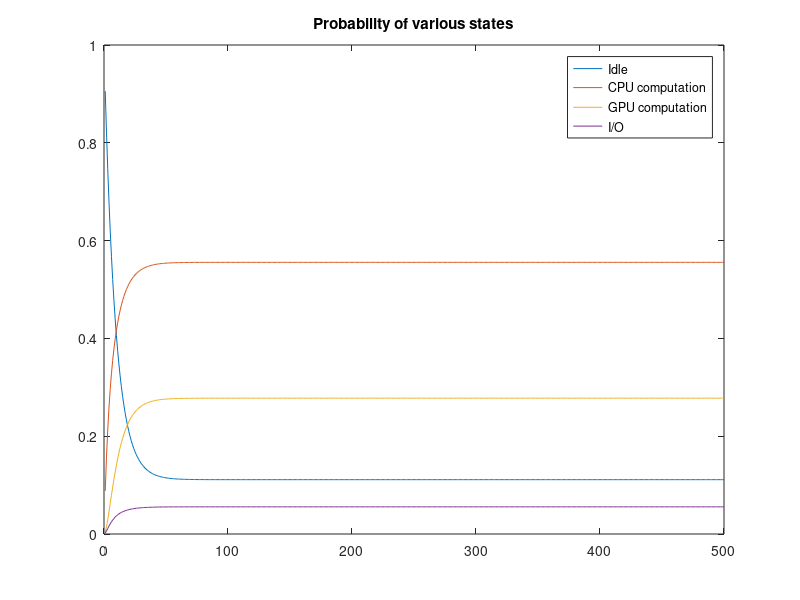
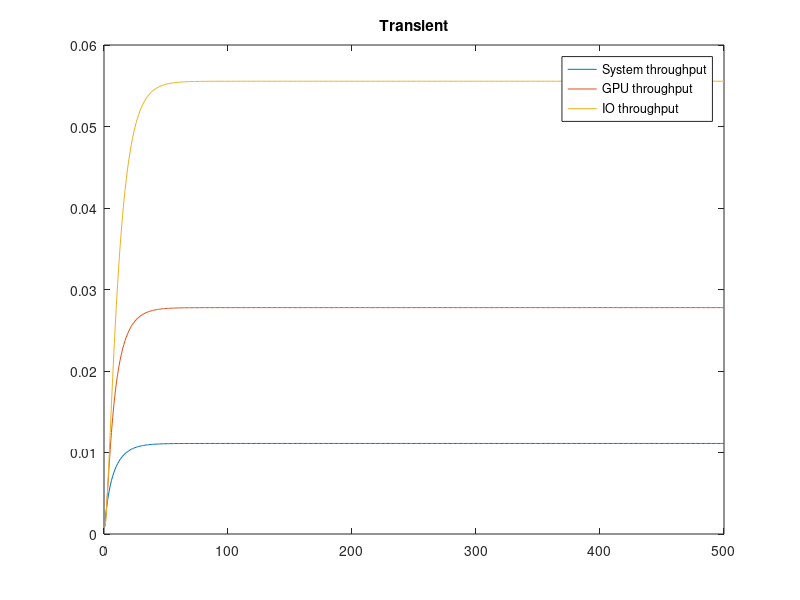
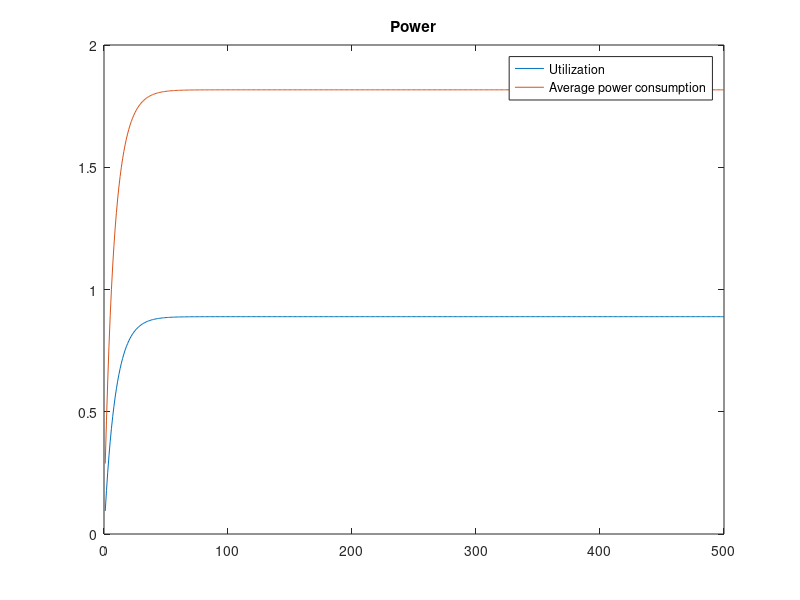

MATLAB code to generate these figures, in order: (Note: this script raises an error after producing the figures.)
%% Exercise
clc, clear

energyIdle = 0.1;
energyCPU = 2;
energyIO = 0.5;
energyGPU = 10;

newJob = 1/10;
returnIdle = 1/50;
goingIO = 1/10;
returnCPUFromIO = 1/5;
goingGPU = 1/20;
returnCPUFromGPU = 1/2;

Q = [-newJob, newJob, 0, 0;
    returnIdle, -returnIdle - goingIO - goingGPU, goingIO, goingGPU;
    0, returnCPUFromIO, -returnCPUFromIO, 0;
    0, returnCPUFromGPU, 0, -returnCPUFromGPU];

systemThroughput = [0, 0, 0, 0;
                    1, 0, 0, 0;
                    0, 0, 0, 0;
                    0, 0, 0, 0];

GPUThroughput = [0, 0, 0, 0;
                 0, 0, 0, 0;
                 0, 0, 0, 0;
                 0, 1, 0, 0];

IOThroughput = [0, 0, 0, 0;
                0, 0, 0, 0;
                0, 1, 0, 0;
                0, 0, 0, 0];

pi0 = [1, 0, 0, 0];

Tmax = 500;

j = 1;
for i = 1:Tmax
    t(j,1) = i;
    pit(j,:) = pi0 * expm(Q * i);

    troughputSystem(j,1) = 0;

    for ii = 1:4
        for jj = 1:4
            if ii ~= jj
                troughputSystem(j,1) = troughputSystem(j,1) + pit(j,ii) * Q(ii,jj) * systemThroughput(ii, jj);
            end
        end
    end

    troughputGPU(j,1) = 0;
    
    for ii = 1:4
        for jj = 1:4
            if ii ~= jj
                troughputGPU(j,1) = troughputGPU(j,1) + pit(j,ii) * Q(ii,jj) * GPUThroughput(ii, jj);
            end
        end
    end

    troughputIO(j,1) = 0;

    for ii = 1:4
        for jj = 1:4
            if ii ~= jj
                troughputIO(j,1) = troughputIO(j,1) + pit(j,ii) * Q(ii,jj) * IOThroughput(ii, jj);
            end
        end
    end
    j = j + 1;
end



QCheck = [ones(4,1), Q(:, 2:4)];

u = [1, 0, 0, 0];

pis = u * inv(QCheck);



figure
plot(t, pit, "-");
legend("Idle", "CPU computation", "GPU computation", "I/O");
title("Probability of various states");

figure
plot(t, troughputSystem, "-", t, troughputGPU, "-", t, troughputIO, "-");
legend("System throughput", "GPU throughput", "IO throughput");
title("Transient");



alphaUtilization = [0, 1, 1, 1];
powerUtilizationTransient = pit * alphaUtilization';
powerUtilizationSteady = max(pit * alphaUtilization');

alphaPowerConsumption = [energyIdle, energyCPU, energyIO, energyGPU];
averagePowerConsumptionTransient = pit * alphaPowerConsumption';
averagePowerConsumptionSteady = max(pit * alphaPowerConsumption');

figure
plot(t, powerUtilizationTransient, "-", t, averagePowerConsumptionTransient, "-");
legend("Utilization", "Average power consumption");
title("Power");



systemThroughputSteady = sum((Q .* systemThroughput)') * pis';

GPUThroughputSteady = sum((Q .* GPUThroughput)') * pis';

IOThroughputSteady = sum((Q .* IOThroughput)') * pis';

%% Check

pCheck = sum(pis);

if (round(pCheck,3) ~= round(1,3))
    error("Probability not corrispondent!")
end

if (round(powerUtilizationSteady,3) ~= round(powerUtilizationTransient(end,1),3))
    error("Probability not corrispondent!")
end

if (round(averagePowerConsumptionSteady,3) ~= round(averagePowerConsumptionTransient(end,1),3))
    error("Probability not corrispondent!")
end

if (round(systemThroughputSteady,3) ~= round(troughputSystem(end:1),3))
    error("Probability not corrispondent!")
end

if (round(GPUThroughputSteady,3) ~= round(troughputGPU(end:1),3))
    error("Probability not corrispondent!")
end

if (round(IOThroughputSteady,3) ~= round(troughputIO(end:1),3))
    error("Probability not corrispondent!")
end

fprintf(1, "Power utilization:")
powerUtilizationSteady
fprintf(1, "Average Power consumption:")
averagePowerConsumptionSteady
fprintf(1, "System throughput:")
systemThroughputSteady
fprintf(1, "GPU throughput:")
GPUThroughputSteady
fprintf(1, "IO throughput:")
IOThroughputSteady
